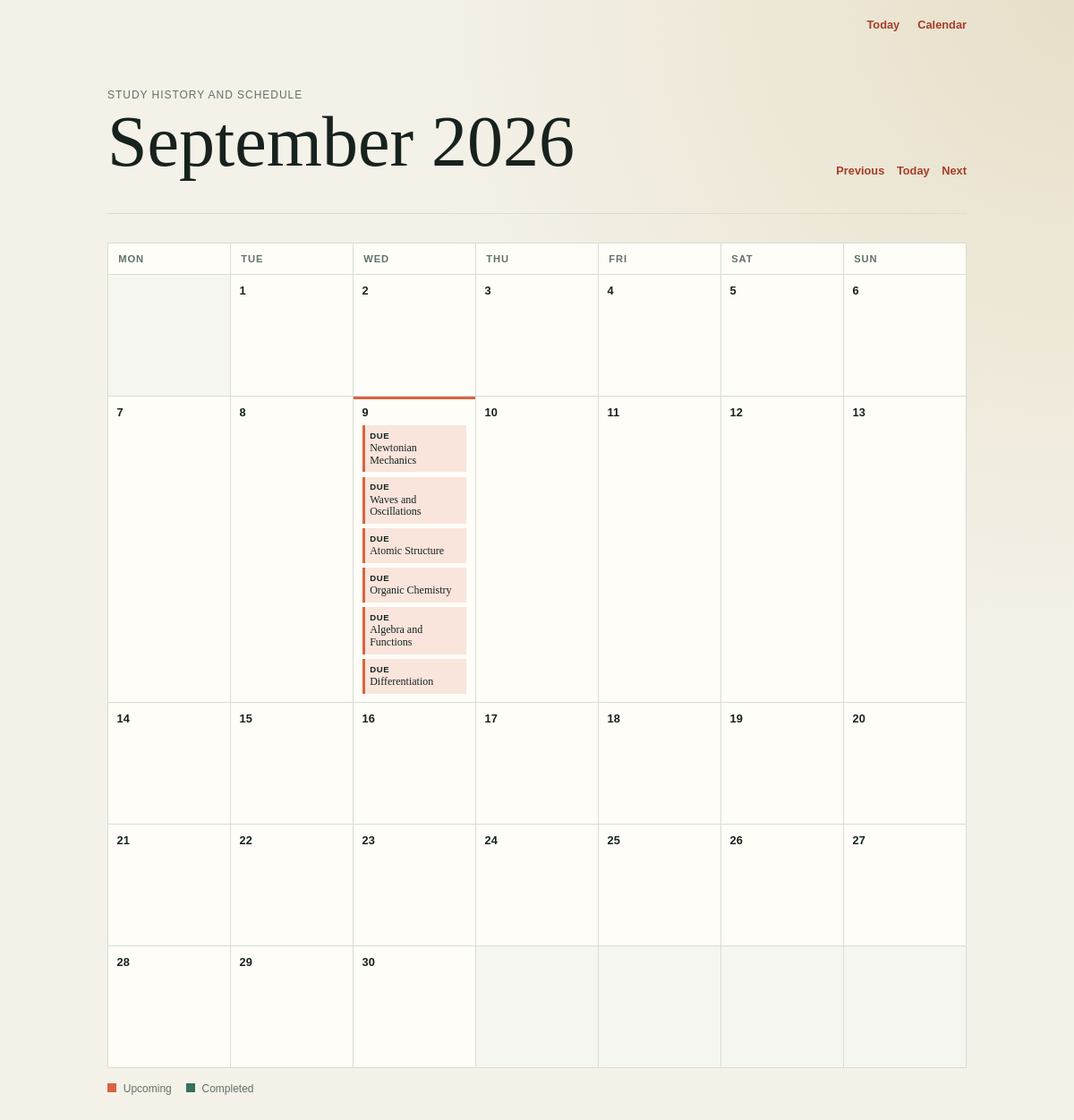
/calendar, run on an earlier commit of the app's database.
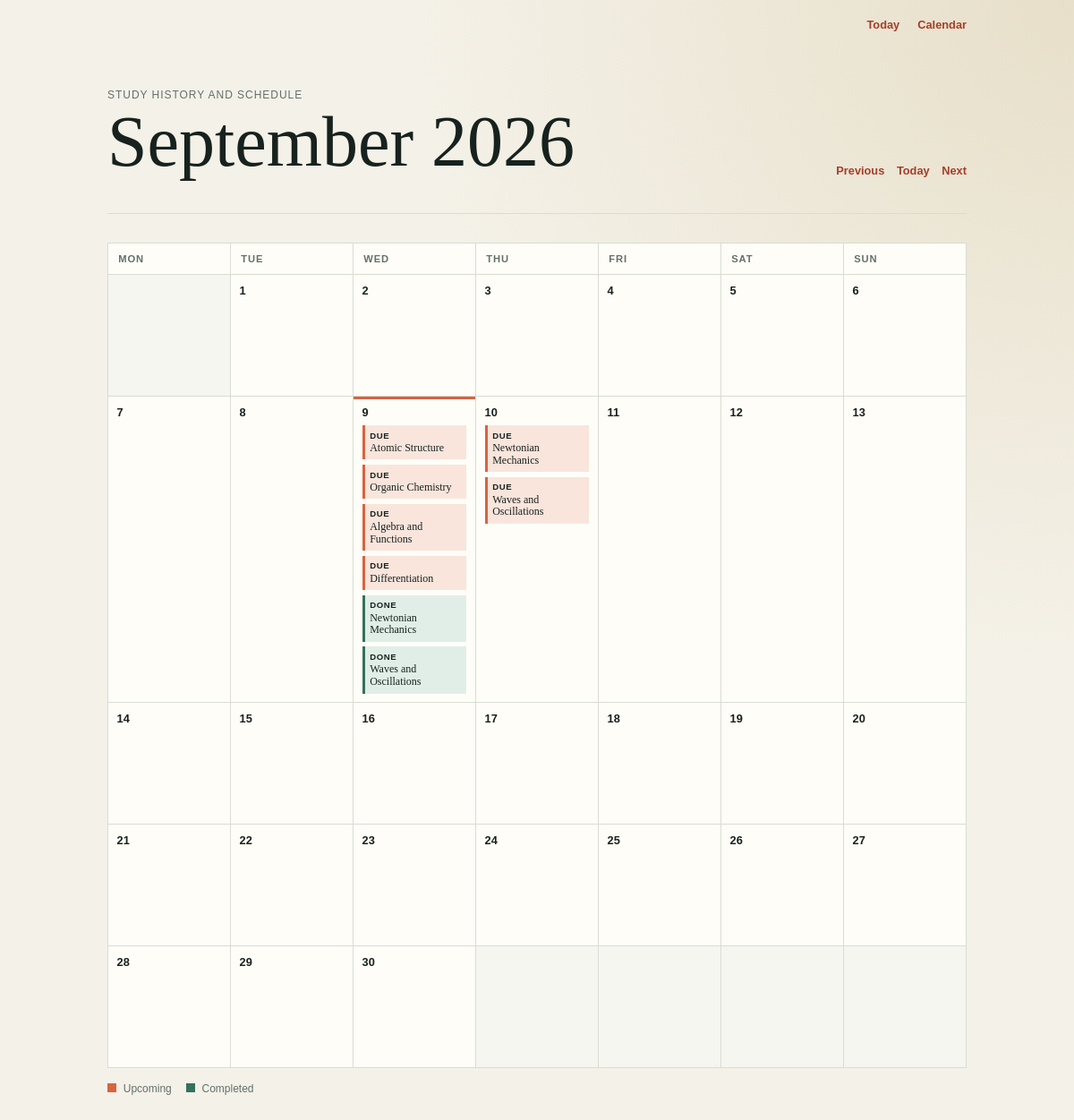
And on a later commit of the database.
### app.py (models this page shows, shortened)
class Topic(db.Model):
    __tablename__ = 'topics'
    id = db.Column(db.Integer, primary_key=True)
    subject = db.Column(db.String(100), nullable=False)       # e.g., "Physics"
    title = db.Column(db.String(150), nullable=False)         # e.g., "Newtonian Mechanics"
    interval = db.Column(db.Integer, default=0)               # Days until next review
    repetition = db.Column(db.Integer, default=0)             # Successful review streak
    ease_factor = db.Column(db.Float, default=2.5)            # Interval multiplier
    due_date = db.Column(db.DateTime, default=utc_now_naive) # When it should appear on the to-do list
    reviews = db.relationship('Review', back_populates='topic', cascade='all, delete-orphan')
    def review(self, grade):
        """Apply an SM-2 review grade and schedule the next review."""
        if grade not in {1, 3, 5}:
            raise ValueError('grade must be 1, 3, or 5')
        quality_gap = 5 - grade
        self.ease_factor = max(
            1.3,
            self.ease_factor + 0.1 - quality_gap * (0.08 + quality_gap * 0.02),
        )
        if grade == 1:
            self.repetition = 0
            self.interval = 1
        elif self.repetition == 0:
            self.repetition = 1
            self.interval = 1
        elif self.repetition == 1:
            self.repetition = 2
            self.interval = 6
        else:
            self.interval = max(1, round(self.interval * self.ease_factor))
            self.repetition += 1
        self.due_date = utc_now_naive() + timedelta(days=self.interval)

class Review(db.Model):
    __tablename__ = 'reviews'
    id = db.Column(db.Integer, primary_key=True)
    topic_id = db.Column(db.Integer, db.ForeignKey('topics.id'), nullable=False)
    grade = db.Column(db.Integer, nullable=False)
    reviewed_at = db.Column(db.DateTime, default=utc_now_naive, nullable=False)
    topic = db.relationship('Topic', back_populates='reviews')

### app.py (the view)
@app.route('/calendar')
def calendar_view():
    today = local_now().date()
    try:
        year = int(request.args.get('year', today.year))
        month = int(request.args.get('month', today.month))
        month_start = date(year, month, 1)
    except (TypeError, ValueError):
        abort(400, description='Invalid calendar month.')
    month_end = date(
        year, month, calendar_module.monthrange(year, month)[1]
    )
    local_range_start = datetime.combine(
        month_start, datetime.min.time(), tzinfo=LOCAL_TIMEZONE
    )
    local_range_end = datetime.combine(
        month_end + timedelta(days=1), datetime.min.time(), tzinfo=LOCAL_TIMEZONE
    )
    range_start = local_datetime_to_utc_naive(local_range_start)
    range_end = local_datetime_to_utc_naive(local_range_end)
    due_topics = Topic.query.filter(
        Topic.due_date >= range_start,
        Topic.due_date < range_end,
    ).order_by(Topic.due_date.asc()).all()
    reviews = Review.query.filter(
        Review.reviewed_at >= range_start,
        Review.reviewed_at < range_end,
    ).order_by(Review.reviewed_at.asc()).all()
    due_by_date = defaultdict(list)
    for topic in due_topics:
        due_by_date[utc_naive_to_local_date(topic.due_date)].append(topic)
    reviews_by_date = defaultdict(list)
    for review in reviews:
        reviews_by_date[utc_naive_to_local_date(review.reviewed_at)].append(review)
    weeks = []
    for week in calendar_module.monthcalendar(year, month):
        days = []
        for day_number in week:
            day = date(year, month, day_number) if day_number else None
            days.append(day)
        weeks.append(days)
    previous_month = month_start - timedelta(days=1)
    next_month = month_end + timedelta(days=1)
    return render_template(
        'calendar.html',
        month_name=month_start.strftime('%B %Y'),
        weeks=weeks,
        today=today,
        due_by_date=due_by_date,
        reviews_by_date=reviews_by_date,
        previous_month=previous_month,
        next_month=next_month,
    )

### app.py (called while the page is built)
def local_now():
    return datetime.now(timezone.utc).astimezone(LOCAL_TIMEZONE)

def local_datetime_to_utc_naive(value):
    return value.astimezone(timezone.utc).replace(tzinfo=None)

def utc_naive_to_local_date(value):
    return value.replace(tzinfo=timezone.utc).astimezone(LOCAL_TIMEZONE).date()

### templates/calendar.html (shortened to what this page needs)
{% extends "layout.html" %}
{% block content %}
    <main class="calendar-page">
        <header class="calendar-header">
            <div>
                <p class="eyebrow">Study history and schedule</p>
                <h1>{{ month_name }}</h1>
            </div>
            <div class="month-nav" aria-label="Change month">
                <a href="{{ url_for('calendar_view', year=previous_month.year, month=previous_month.month) }}">Previous</a>
                <a href="{{ url_for('calendar_view') }}">Today</a>
                <a href="{{ url_for('calendar_view', year=next_month.year, month=next_month.month) }}">Next</a>
            </div>
        </header>
        <section class="calendar" aria-label="{{ month_name }} study calendar">
            <div class="weekday-row">
                {% for weekday in ('Monday', 'Tuesday', 'Wednesday', 'Thursday', 'Friday', 'Saturday', 'Sunday') %}
                    <div class="weekday">{{ weekday[:3] }}</div>
                {% endfor %}
            </div>
            {% for week in weeks %}
                <div class="calendar-week">
                    {% for day in week %}
                        <div class="calendar-day{% if not day %} outside-month{% endif %}{% if day == today %} today{% endif %}">
                            {% if day %}
                                <time datetime="{{ day.isoformat() }}" class="day-number">{{ day.day }}</time>
                                {% for topic in due_by_date.get(day, []) %}
                                    <div class="calendar-item upcoming" data-title="{{ topic.title }}">
                                        <span class="item-label">Due</span>
                                        <span>{{ topic.title }}</span>
                                    </div>
                                {% endfor %}
                                {% for review in reviews_by_date.get(day, []) %}
                                    <div class="calendar-item completed">
                                        <span class="item-label">Done</span>
                                        <span>{{ review.topic.title }}</span>
                                    </div>
                                {% endfor %}
                            {% endif %}
                        </div>
                    {% endfor %}
                </div>
            {% endfor %}
        </section>
        <div class="calendar-key" aria-label="Calendar legend">
            <span><i class="key-swatch upcoming-swatch"></i> Upcoming</span>
            <span><i class="key-swatch completed-swatch"></i> Completed</span>
        </div>
    </main>
{% endblock %}

### templates/layout.html (shortened to what this page needs)
<!DOCTYPE html>
<html lang="en">
    <head>
        <link rel="stylesheet" href="{{ url_for('static', filename='style.css') }}">
    </head>
    <body>
        <nav class="site-nav" aria-label="Main navigation">
            <a href="{{ url_for('index') }}">Today</a>
            <a href="{{ url_for('calendar_view') }}">Calendar</a>
        </nav>
        {% block content %}{% endblock %}
    </body>
</html>

### static/style.css (style rules this page uses)
* { box-sizing: border-box; }
:root { --ink: #17221e; --muted: #61716a; --paper: #f4f1e8; --surface: #fffdf8; --line: #d8ddd2; --accent: #d8643f; --accent-dark: #a53e29; }
body { margin: 0; color: var(--ink); background: radial-gradient(circle at top right, #e7dfc9, var(--paper) 42%); font-family: Georgia, "Times New Roman", serif; }
.site-nav { display: flex; justify-content: flex-end; gap: 1.25rem; width: min(960px, calc(100% - 2rem)); margin: 0 auto; padding: 1.25rem 0 0; font: 600 0.8rem "Trebuchet MS", sans-serif; }
.site-nav a, .month-nav a { color: var(--accent-dark); text-decoration: none; }
main { width: min(760px, calc(100% - 2rem)); margin: 0 auto; padding: 4rem 0; }
header { border-bottom: 1px solid var(--line); padding-bottom: 2rem; }
.eyebrow, .subject, .meta { margin: 0; color: var(--muted); font-family: "Trebuchet MS", sans-serif; font-size: 0.75rem; letter-spacing: 0.08em; text-transform: uppercase; }
h1 { margin: 0.45rem 0 0.6rem; font-size: clamp(2.5rem, 8vw, 5rem); font-weight: 400; line-height: 0.95; }
.calendar-page { width: min(960px, calc(100% - 2rem)); }
.calendar-header { display: flex; align-items: end; justify-content: space-between; gap: 1rem; }
.month-nav { display: flex; gap: 0.85rem; padding-bottom: 0.5rem; font: 600 0.8rem "Trebuchet MS", sans-serif; }
.calendar { margin-top: 2rem; border-top: 1px solid var(--line); border-left: 1px solid var(--line); background: var(--surface); }
.weekday-row, .calendar-week { display: grid; grid-template-columns: repeat(7, minmax(0, 1fr)); }
.weekday { padding: 0.7rem; border-right: 1px solid var(--line); border-bottom: 1px solid var(--line); color: var(--muted); font: 600 0.7rem "Trebuchet MS", sans-serif; letter-spacing: 0.08em; text-transform: uppercase; }
.calendar-day { min-height: 8.5rem; padding: 0.6rem; border-right: 1px solid var(--line); border-bottom: 1px solid var(--line); }
.calendar-day.outside-month { background: rgba(216, 221, 210, 0.25); }
.calendar-day.today { box-shadow: inset 0 3px 0 var(--accent); }
.day-number { display: block; margin-bottom: 0.45rem; font: 600 0.8rem "Trebuchet MS", sans-serif; }
.calendar-item { display: grid; gap: 0.15rem; margin-top: 0.35rem; padding: 0.35rem; font-size: 0.75rem; line-height: 1.15; }
.calendar-item.upcoming { border-left: 3px solid var(--accent); background: #f9e5dc; }
.calendar-item.completed { border-left: 3px solid #35715d; background: #e1eee8; }
.item-label { font: 600 0.6rem "Trebuchet MS", sans-serif; letter-spacing: 0.06em; text-transform: uppercase; }
.calendar-key { display: flex; gap: 1rem; margin-top: 1rem; color: var(--muted); font: 0.75rem "Trebuchet MS", sans-serif; }
.key-swatch { display: inline-block; width: 0.65rem; height: 0.65rem; margin-right: 0.25rem; }
.upcoming-swatch { background: var(--accent); }
.completed-swatch { background: #35715d; }

What changed in the data, as far as the page shows it:
added Review: topic "Newtonian Mechanics"
added Review: topic "Waves and Oscillations"
changed Topic "Newtonian Mechanics": moves from the list under "9" to the list under "10"
changed Topic "Waves and Oscillations": moves from the list under "9" to the list under "10"
